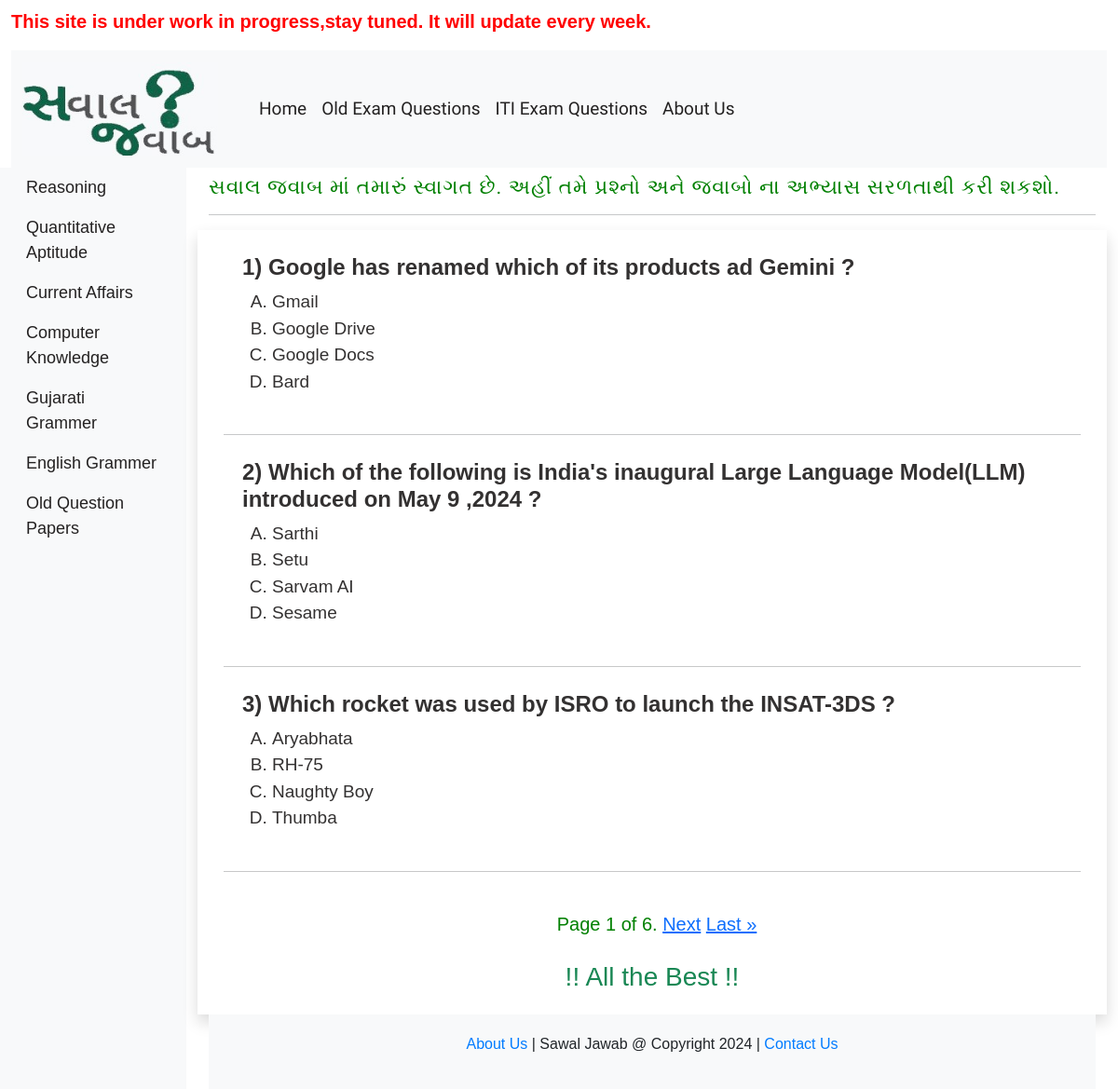
/current_affairs/current_affairs/, run on the app's committed database.
### myapp/models.py (models this page shows)
class Current_Affairs(models.Model):
    question=models.CharField(max_length=500)
    answer=models.CharField(max_length=500)
    opt_A=models.CharField(max_length=500)
    opt_B=models.CharField(max_length=500)
    opt_C=models.CharField(max_length=500)
    opt_D=models.CharField(max_length=500)
    ans_description=models.TextField(max_length=1000)
    category=models.CharField(max_length=300)
    question_topic=models.CharField(max_length=300)

class Current_Affairs2(Current_Affairs):
    pass

class Current_Affairs(models.Model):
    question=models.CharField(max_length=500)
    answer=models.CharField(max_length=500)
    opt_A=models.CharField(max_length=500)
    opt_B=models.CharField(max_length=500)
    opt_C=models.CharField(max_length=500)
    opt_D=models.CharField(max_length=500)
    ans_description=models.TextField(max_length=1000)
    category=models.CharField(max_length=300)
    question_topic=models.CharField(max_length=300)

### myapp/views.py (the view)
# urls.py: path('current_affairs/<slug:category_slug>/',views.currentAffairs_questions,name='currentaffairs_questions'),
def currentAffairs_questions(request,category_slug):
    current=Current_Affairs2.objects.filter(question_topic=category_slug)
    paginator = Paginator(current, 3)
    page_number = request.GET.get("page")
    page_obj = paginator.get_page(page_number)
    return render(request,'myapp/sawaljawab.html',{'page_obj':page_obj})

### myapp/templates/myapp/sawaljawab.html (shortened to what this page needs)
{% extends 'myapp/base.html' %}
{% block content %}
<div class="col-md-9 ml-sm-auto col-lg-10 px-md-4">
    <h3 class="mt-2" id="gujaratiheadings">સવાલ જવાબ માં તમારું સ્વાગત છે. અહીં તમે પ્રશ્નો અને જવાબો ના અભ્યાસ સરળતાથી કરી શકશો.</h3>
    <hr>
    <div class="row mt-2 shadow p-3">
        <div class="currentaffairs">
            <div class="innersection">
                       {% for q in page_obj %}
                            <div>
                                <h4 style="text-align: left; letter-spacing: normal; font-weight:bold;"> <span class="question_id">{{ page_obj.start_index|add:forloop.counter0 }})</span> {{q.question}}</h4>
                                    <ul style="text-align: left; list-style:upper-alpha;">
                                        <li><a onclick="optASelected(this, '{{ q.answer }}', '{{ q.ans_description}}')">{{q.opt_A}}</a></li>
                                        <li><a onclick="optBSelected(this, '{{ q.answer }}', '{{ q.ans_description}}')">{{q.opt_B}}</a></li>
                                        <li><a onclick="optCSelected(this, '{{ q.answer }}', '{{ q.ans_description}}')">{{q.opt_C}}</a></li>
                                        <li><a onclick="optDSelected(this, '{{ q.answer }}', '{{ q.ans_description}}')">{{q.opt_D}}</a></li>
                                    </ul>
                          </div>
                       <hr style="font-weight: bolder;">
                      {% endfor %}
                       <div class="pagination">
                        <span class="step-links"  style="color: green; padding: 15px; font-size: 20px;">
                            <span class="current">
                                Page {{ page_obj.number }} of {{ page_obj.paginator.num_pages }}.
                            </span>
                            {% if page_obj.has_next %}
                                <a href="?page={{ page_obj.next_page_number }}">Next</a>
                                <a href="?page={{ page_obj.paginator.num_pages }}">Last &raquo;</a>
                            {% endif %}
                        </span>
                    </div>
            </div>
    </div>
    <div><h3 class="text-center text-success">!! All the Best !!</h3></div>
{% endblock content %}

### myapp/static/myapp/css/style.css (style rules this page uses)
* { margin:0; padding:0; box-sizing:border-box; font-family: "Kanit", sans-serif; }
#gujaratiheadings { font-family: 'Anek Gujarati', sans-serif; font-family: 'PT Sans', sans-serif; font-size: 22px; letter-spacing: 1px; color: green; }
.currentaffairs { width: 700px; height: auto; display: flex; flex-direction: row; justify-content: center; }
.innersection { width: auto; height: auto; background-color:white; border-radius: 5px; }
.innersection > div { font-family: 'Anek Gujarati', sans-serif; font-family: 'Noto Serif Gujarati', serif; font-family: 'Poppins', sans-serif; font-family: 'PT Sans', sans-serif; font-size: 19px; width: auto; height: auto; margin-left: 10px; padding: 10px; color: rgb(51, 49, 49); }
.innersection > div > ul > li > a { text-decoration: none; }
.pagination > span { margin: auto; text-align: center; }

### data on the page
Current_Affairs2: start_index|add "1", question "Google has renamed which of its products ad Gemini ?", opt_A "Gmail", opt_B "Google Drive", opt_C "Google Docs", opt_D "Bard"
Current_Affairs2: start_index|add "2", question "Which of the following is India's inaugural Large Language Model(LLM) introduced on May 9 ,2024 ?", opt_A "Sarthi", opt_B "Setu", opt_C "Sarvam AI", opt_D "Sesame"
Current_Affairs2: start_index|add "3", question "Which rocket was used by ISRO to launch the INSAT-3DS ?", opt_A "Aryabhata", opt_B "RH-75", opt_C "Naughty Boy", opt_D "Thumba"

### other printed values
{{ page_obj.number }} "1"
{{ page_obj.paginator.num_pages }} "6"
